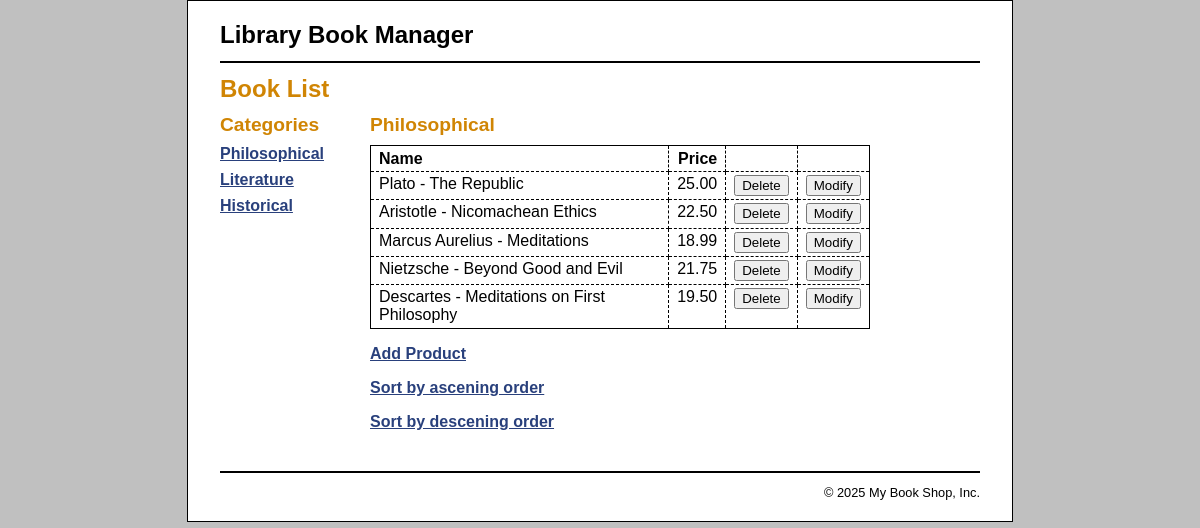
The page / on the database its author committed.
### tables this page shows
CREATE TABLE categories (
    categoryID    INT AUTO_INCREMENT PRIMARY KEY,
    categoryName  VARCHAR(255) NOT NULL
);

CREATE TABLE products (
    productID     INT AUTO_INCREMENT PRIMARY KEY,
    categoryID    INT NOT NULL,
    productCode   VARCHAR(10) NOT NULL,
    productName   VARCHAR(255) NOT NULL,
    listPrice     DECIMAL(10,2) NOT NULL,
    FOREIGN KEY (categoryID) REFERENCES categories(categoryID)
        ON UPDATE CASCADE
        ON DELETE CASCADE
);

### index.php (the view, shortened to what this page needs)
<?php
require_once('database.php');
if (!isset($category_id)) {
    $category_id = filter_input(INPUT_GET, 'category_id',
            FILTER_VALIDATE_INT);
    if ($category_id == NULL || $category_id == FALSE) {
        $category_id = 1;
    }
}
$queryCategory = 'SELECT * FROM categories
                  WHERE categoryID = :category_id';
$statement1 = $db->prepare($queryCategory);
$statement1->bindValue(':category_id', $category_id);
$statement1->execute();
$category = $statement1->fetch();
$category_name = $category['categoryName'];
$query = 'SELECT * FROM categories
                       ORDER BY categoryID';
$statement = $db->prepare($query);
$statement->execute();
$categories = $statement->fetchAll();
$queryProducts = 'SELECT * FROM products
                  WHERE categoryID = :category_id
                  ORDER BY productID';
$statement3 = $db->prepare($queryProducts);
$statement3->bindValue(':category_id', $category_id);
$statement3->execute();
$products = $statement3->fetchAll();
?>
<!DOCTYPE html>
<html>
<head>
    <link rel="stylesheet" type="text/css" href="main.css" />
</head>
<body>
<header><h1>Library Book Manager</h1></header>
<main>
    <h1>Book List</h1>
    <aside>
        <h2>Categories</h2>
        <nav>
        <ul>
            <?php foreach ($categories as $category) : ?>
            <li><a href=".?category_id=<?php echo $category['categoryID']; ?>">
                    <?php echo $category['categoryName']; ?>
                </a>
            </li>
            <?php endforeach; ?>
        </ul>
        </nav>
    </aside>
    <section>
        <h2><?php echo $category_name; ?></h2>
        <table>
            <tr>
                <th>Name</th>
                <th class="right">Price</th>
                <th>&nbsp;</th>
                <th>&nbsp;</th>
            </tr>
            <?php foreach ($products as $product) : ?>
            <tr>
                <td><?php echo $product['productName']; ?></td>
                <td class="right"><?php echo $product['listPrice']; ?></td>
                <td><form action="delete_product.php" method="post">
                    <input type="submit" value="Delete">
                </form></td>
                <td><form action="modify.php" method="post">
                    <input type="submit" value="Modify">
                </form></td>
            </tr>
            <?php endforeach; ?>
        </table>
        <p><a href="add_product_form.php">Add Product</a></p>
        <p><a href="sort_asc.php">Sort by ascening order</a></p>
        <p><a href="sort_desc.php">Sort by descening order</a></p>
    </section>
</main>
<footer>
    <p>&copy; <?php echo date("Y"); ?> My Book Shop, Inc.</p>
</footer>
</body>
</html>

### main.css (style rules this page uses)
html { background-color: rgb(192, 192, 192); }
body { margin-top: 0; font-family: Arial, Helvetica, sans-serif; width: 760px; margin: 0 auto; background-color: white; border: 1px solid black; padding: .5em 2em; }
header { margin: 0; border-bottom: 2px solid black; }
header h1 { margin: 0; padding: .5em 0; color: black; }
main { margin: 0; }
aside { float: left; width: 150px; }
nav ul { list-style-type: none; margin-left: 0; padding-left: 0; }
nav ul li { padding-bottom: 0.5em; }
section { float: left; width: 500px; padding-bottom: 1.5em; }
footer { clear: both; margin-top: 1em; border-top: 2px solid black; }
footer p { text-align: right; font-size: 80%; margin: 1em 0; }
h1 { font-size: 150%; margin: 0; padding: .5em 0 .25em; }
h2 { font-size: 120%; margin: 0; padding: .25em 0 .5em; }
h1, h2 { color: rgb(208, 133, 4); }
ul { margin: 0 0 1em 0; padding: 0 0 0 2.5em; }
li { margin: 0; padding: 0; }
a { color: rgb(41, 64, 124); font-weight: bold; }
table { border: 1px solid black; border-collapse: collapse; }
td, th { border: 1px dashed black; padding: .2em .5em .2em .5em; vertical-align: top; text-align: left; }
form { margin: 0; }
.right { text-align: right; }

### rows shown on the page
categories: categoryName "Philosophical"
categories: categoryName "Literature"
categories: categoryName "Historical"
products: productName "Plato - The Republic", listPrice "25.00"
products: productName "Aristotle - Nicomachean Ethics", listPrice "22.50"
products: productName "Marcus Aurelius - Meditations", listPrice "18.99"
products: productName "Nietzsche - Beyond Good and Evil", listPrice "21.75"
products: productName "Descartes - Meditations on First Philosophy", listPrice "19.50"
